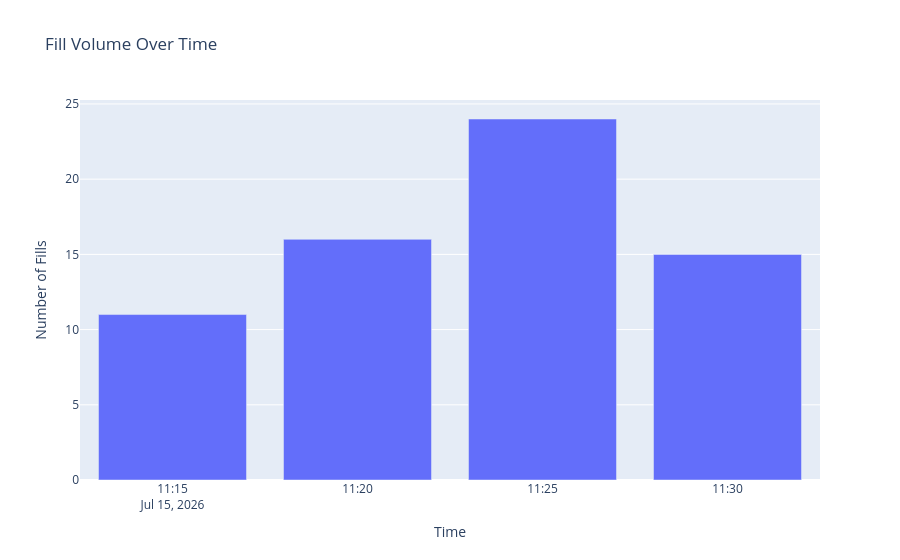

The code cell stored with this chart in its notebook:
### Markdown cell above
## Fills

### Code cell
fills_df = pd.DataFrame([{
    'timestamp': f.timestamp,
    'option_id': f.option_id,
    'side': f.side,
    'price': f.price,
    'quantity': f.quantity,
    'notional': f.price * f.quantity,
} for f in backtester._fill_history])

if not fills_df.empty:
    total_fills = len(fills_df)
    buys = len(fills_df[fills_df['side'] == 'BUY'])
    sells = len(fills_df[fills_df['side'] == 'SELL'])
    total_notional = fills_df['notional'].sum()
    avg_trade_size = fills_df['notional'].mean()

    print(f"Total Fills: {total_fills}")
    print(f"Buys: {buys} ({buys/total_fills*100:.1f}%)")
    print(f"Sells: {sells} ({sells/total_fills*100:.1f}%)")
    print(f"Total Notional Traded: ${total_notional:,.2f}")
    print(f"Avg Trade Size: ${avg_trade_size:,.2f}")

    # Plot fill volume over time
    fill_counts = fills_df.groupby(fills_df['timestamp'].dt.floor('5min')).size()
    
    fig = go.Figure()
    fig.add_trace(go.Bar(x=fill_counts.index, y=fill_counts.values, name='Fills per 5min'))
    fig.update_layout(title="Fill Volume Over Time", xaxis_title="Time", yaxis_title="Number of Fills")
    fig.show()
else:
    print("No fills recorded in this backtest.")

### Figure 1 — Plotly figure (JSON) as saved in the notebook; plotly's stock layout.template omitted (floating-point values rounded to 4 significant figures)
{"data": [{"name": "Fills per 5min", "type": "bar", "x": ["2026-07-15T11:15:00-04:00", "2026-07-15T11:20:00-04:00", "2026-07-15T11:25:00-04:00", "2026-07-15T11:30:00-04:00"], "y": [11, 16, 24, 15]}], "layout": {"title": {"text": "Fill Volume Over Time"}, "xaxis": {"title": {"text": "Time"}}, "yaxis": {"title": {"text": "Number of Fills"}}}}
